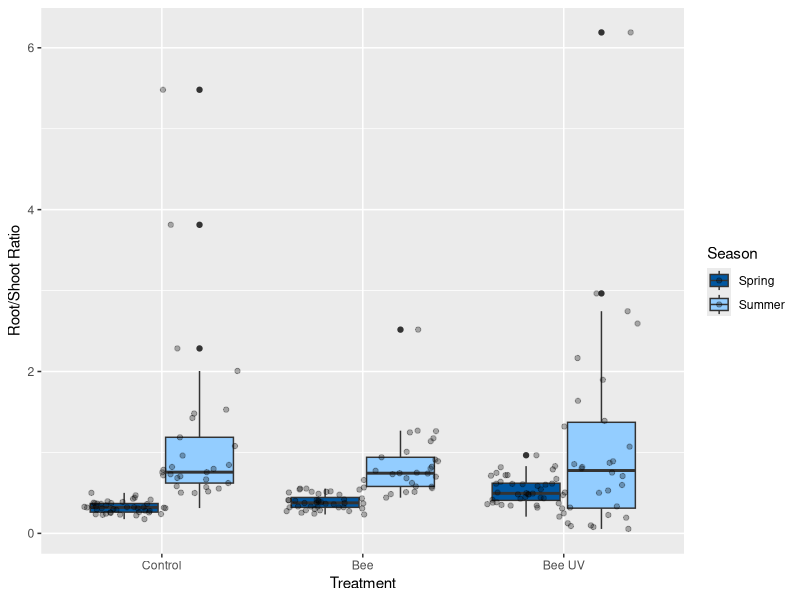

Recreate this plot in R. (Note: this script raises an error after producing the figure.)
####Remove from what you upload to git hub:

setwd("/Users/karis/Documents/2023_Learning/Portfolio/Cleaning Up Thesis/Question 4")


### Question 4 - Does the root:shoot ratio of the plants differ between treatments?  ####

#In order to holistically consider the strawberry plants’ health, we compared the root:shoot ratio of the plants between both season trials and room treatments

#install.packages("ggplot2")  
library("ggplot2")
dryweight_data <- read.csv("dryweight.csv")
head(dryweight_data)
dryweight_data = dryweight_data[which(dryweight_data$RootShoot > 0), ]  #removed five samples because of less than zero value



####################### Visualization   ####################

#Figure 4: Root:Shoot Ratios of Strawberry Plants by Treatment and Season Trial

dryweight_data$Treatment_f = factor(dryweight_data$Treatment, levels=c('Control','Bee','Bee UV'))


ggplot(dryweight_data, aes(x=Treatment_f, y=RootShoot, fill=Trial)) + 
  geom_boxplot()+
  geom_point(position=position_jitterdodge(),alpha=0.3)+
  labs(x="Treatment",   y="Root/Shoot Ratio", fill = "Season")+
  scale_fill_manual(values=c("#0057A1", "#93CDFF"))



#################### Statistical Analysis ######################


##Is this data Normally distributed? Can we assume equal variance?
my_anova <- aov(RootShoot ~ Treatment * Trial, data = dryweight_data)
summary(my_anova)
aov_residuals <- residuals(object = my_anova)
# Run Shapiro-Wilk test
shapiro.test(x = aov_residuals ) ## 2.2e-16 not normal
leveneTest(dryweight_data$RootShoot ~ dryweight_data$Treatment * dryweight_data$Trial) #p = 1.318e-07 cannot assume equal variances
##Not normal so check results with ANOVA




##Use t tests to compare each treatment with one another

#First compare Spring season trial to Summer season trial
t.test(dryweight_data$RootShoot~dryweight_data$Trial) #t = -5.8568, df = 89.801, p-value = 7.64e-08


##Now compare the Treatments
#Compare Control to Bee
rootshoot_noUV = dryweight_data[which(dryweight_data$Treatment!='Bee UV'), ]
t.test(rootshoot_noUV$RootShoot~rootshoot_noUV$Treatment) #t = -0.86864, df = 92.525, p-value = 0.3873

#compare Control to Bee UV
rootshoot_noBee = dryweight_data[which(dryweight_data$Treatment!='Bee'), ]
t.test(rootshoot_noBee$RootShoot~rootshoot_noBee$Treatment)#t = 0.70356, df = 136.51, p-value = 0.4829

#compare Bee to Bee UV
rootshoot_noControl = dryweight_data[which(dryweight_data$Treatment!='Control'), ]
t.test(rootshoot_noControl$RootShoot~rootshoot_noControl$Treatment)#t = -1.7132, df = 90.885, p-value = 0.09009

#Only significant p value different between season trials not UV treatments



##Additional confirmation with ANOVA, due to not normal distribution 

dryweight_data.aov<-aov(dryweight_data$RootShoot~dryweight_data$Treatment)
summary(dryweight_data.aov)

#post hoc
pairwise.t.test(dryweight_data$RootShoot,dryweight_data$Treatment,p.adjust.method="BH")
pairwise.t.test(dryweight_data$RootShoot,dryweight_data$Trial,p.adjust.method="BH")









